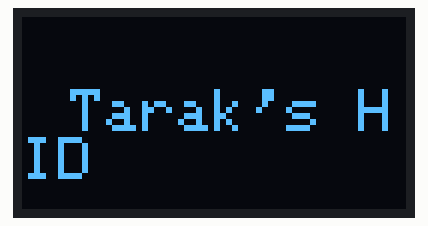
Simulated run of this program. Board: ESP32-S3. Parts: 128×64 one-colour display. WiFi joins after 1.5 s; servers stay silent unless stated; nothing arrives over Bluetooth unless stated; a phone connects over Bluetooth LE 3 s after start.

Above: at 0.2 s.
At 0.6 s:
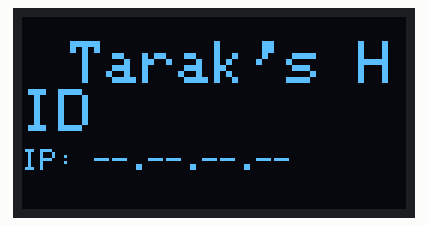
At 2.1 s:
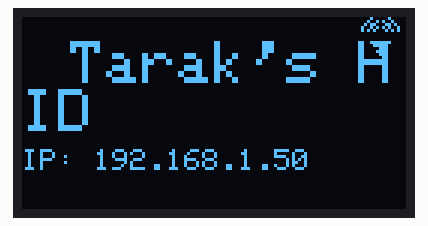
At 3.6 s:
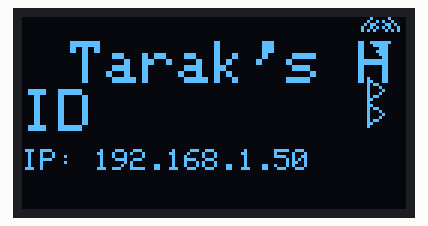

Measured:
- what the display in image 1 shows lasts 1.6 s, from 0.5 s to 2.1 s

The program:

main.cpp
```cpp
/**
 * @file main.cpp
 * @brief Minimal welcome screen with Wi-Fi/Bluetooth status icons.
 */

#include <Arduino.h>
#include <Wire.h>
#include <WiFi.h>
#include <NimBLEDevice.h>
#include <Adafruit_GFX.h>
#include <Adafruit_SSD1306.h>

namespace {

constexpr uint8_t SCREEN_WIDTH = 128;
constexpr uint8_t SCREEN_HEIGHT = 64;
constexpr int8_t OLED_RESET_PIN = -1;
constexpr uint8_t OLED_I2C_ADDRESS = 0x3C;
constexpr int OLED_SDA_PIN = 14;
constexpr int OLED_SCL_PIN = 13;
constexpr uint32_t DISPLAY_REFRESH_MS = 500;

Adafruit_SSD1306 display(SCREEN_WIDTH, SCREEN_HEIGHT, &Wire, OLED_RESET_PIN);

volatile bool gBleConnected = false;
unsigned long gLastRender = 0;

class ServerCallbacks : public NimBLEServerCallbacks {
  void onConnect(NimBLEServer*) override {
    gBleConnected = true;
  }

  void onDisconnect(NimBLEServer*) override {
    gBleConnected = false;
    NimBLEDevice::startAdvertising();
  }
};

ServerCallbacks gBleCallbacks;

void drawWifiIcon(int16_t x, int16_t y) {
  const int16_t cx = x + 7;
  const int16_t cy = y + 5;

  for (int radius = 6; radius >= 2; radius -= 2) {
    display.drawCircleHelper(cx, cy, radius, 0x1, SSD1306_WHITE);
    display.drawCircleHelper(cx, cy, radius, 0x2, SSD1306_WHITE);
  }

  display.drawLine(cx - 3, cy + 3, cx + 3, cy + 3, SSD1306_WHITE);
  display.drawLine(cx - 2, cy + 4, cx + 2, cy + 4, SSD1306_WHITE);
  display.fillCircle(cx, cy + 6, 1, SSD1306_WHITE);
}

void drawBluetoothIcon(int16_t x, int16_t y) {
  const int16_t cx = x + 3;
  const int16_t top = y;

  display.drawLine(cx, top, cx, top + 15, SSD1306_WHITE);
  display.drawLine(cx, top, cx + 5, top + 4, SSD1306_WHITE);
  display.drawLine(cx + 5, top + 4, cx, top + 8, SSD1306_WHITE);
  display.drawLine(cx, top + 8, cx + 5, top + 12, SSD1306_WHITE);
  display.drawLine(cx + 5, top + 12, cx, top + 16, SSD1306_WHITE);
}

void renderScreen() {
  display.clearDisplay();

  display.setTextColor(SSD1306_WHITE);
  display.setTextSize(2);
  display.setCursor(16, 8);
  display.print(F("Tarak's HID"));

  const bool wifiConnected = (WiFi.status() == WL_CONNECTED);
  if (wifiConnected) {
    drawWifiIcon(SCREEN_WIDTH - 16, 0);
  }

  if (gBleConnected) {
    drawBluetoothIcon(SCREEN_WIDTH - 16, 20);
  }

  display.setTextSize(1);
  display.setCursor(0, 44);
  display.print(F("IP: "));

  if (wifiConnected) {
    display.print(WiFi.localIP());
  } else {
    display.print(F("--.--.--.--"));
  }

  display.display();
}

void setupWifi() {
  WiFi.mode(WIFI_STA);
  WiFi.begin();
}

void setupBle() {
  NimBLEDevice::init("ESP32S3-MacroPad");
  NimBLEDevice::setPower(ESP_PWR_LVL_P9);

  NimBLEServer* server = NimBLEDevice::createServer();
  server->setCallbacks(&gBleCallbacks);

  NimBLEService* service = server->createService("180F");
  service->start();

  NimBLEAdvertising* advertising = NimBLEDevice::getAdvertising();
  advertising->addServiceUUID(service->getUUID());
  advertising->start();
}

} // namespace

void setup() {
  Serial.begin(115200);
  delay(100);

  Wire.begin(OLED_SDA_PIN, OLED_SCL_PIN);

  if (!display.begin(SSD1306_SWITCHCAPVCC, OLED_I2C_ADDRESS)) {
    Serial.println("Display initialization failed");
    while (true) {
      delay(1000);
    }
  }

  display.clearDisplay();
  display.setTextColor(SSD1306_WHITE);
  display.setTextSize(2);
  display.setCursor(16, 24);
  display.print(F("Tarak's HID"));
  display.display();

  setupWifi();
  setupBle();
}

void loop() {
  const unsigned long now = millis();
  if (now - gLastRender >= DISPLAY_REFRESH_MS) {
    gLastRender = now;
    renderScreen();
  }

  delay(10);
}
```
